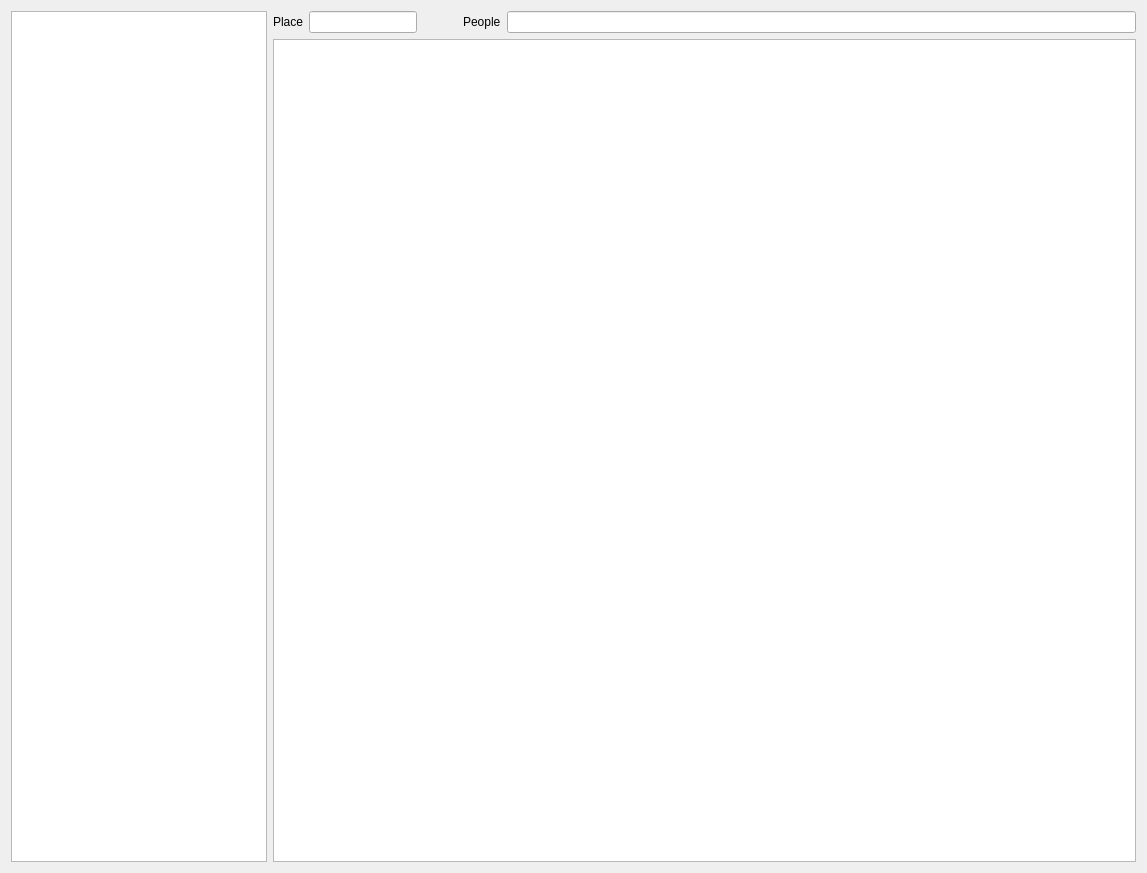
<?xml version="1.0" encoding="UTF-8"?>
<ui version="4.0">
 <class>SearchDialog</class>
 <widget class="QDialog" name="SearchDialog">
  <property name="geometry">
   <rect>
    <x>0</x>
    <y>0</y>
    <width>1147</width>
    <height>873</height>
   </rect>
  </property>
  <property name="windowTitle">
   <string>Dialog</string>
  </property>
  <layout class="QVBoxLayout" name="verticalLayout_2">
   <item>
    <layout class="QHBoxLayout" name="horizontalLayout_2" stretch="0,1">
     <item>
      <widget class="QGraphicsView" name="graphicsView"/>
     </item>
     <item>
      <layout class="QVBoxLayout" name="verticalLayout" stretch="0,1">
       <item>
        <layout class="QHBoxLayout" name="horizontalLayout" stretch="0,0,0,0,1">
         <item>
          <widget class="QLabel" name="label">
           <property name="text">
            <string>Place</string>
           </property>
          </widget>
         </item>
         <item>
          <widget class="QLineEdit" name="lineEdit"/>
         </item>
         <item>
          <spacer name="horizontalSpacer">
           <property name="orientation">
            <enum>Qt::Horizontal</enum>
           </property>
           <property name="sizeHint" stdset="0">
            <size>
             <width>40</width>
             <height>20</height>
            </size>
           </property>
          </spacer>
         </item>
         <item>
          <widget class="QLabel" name="label_2">
           <property name="text">
            <string>People</string>
           </property>
          </widget>
         </item>
         <item>
          <widget class="QLineEdit" name="lineEdit_2"/>
         </item>
        </layout>
       </item>
       <item>
        <widget class="QTableView" name="tableView"/>
       </item>
      </layout>
     </item>
    </layout>
   </item>
  </layout>
 </widget>
 <resources/>
 <connections/>
</ui>
